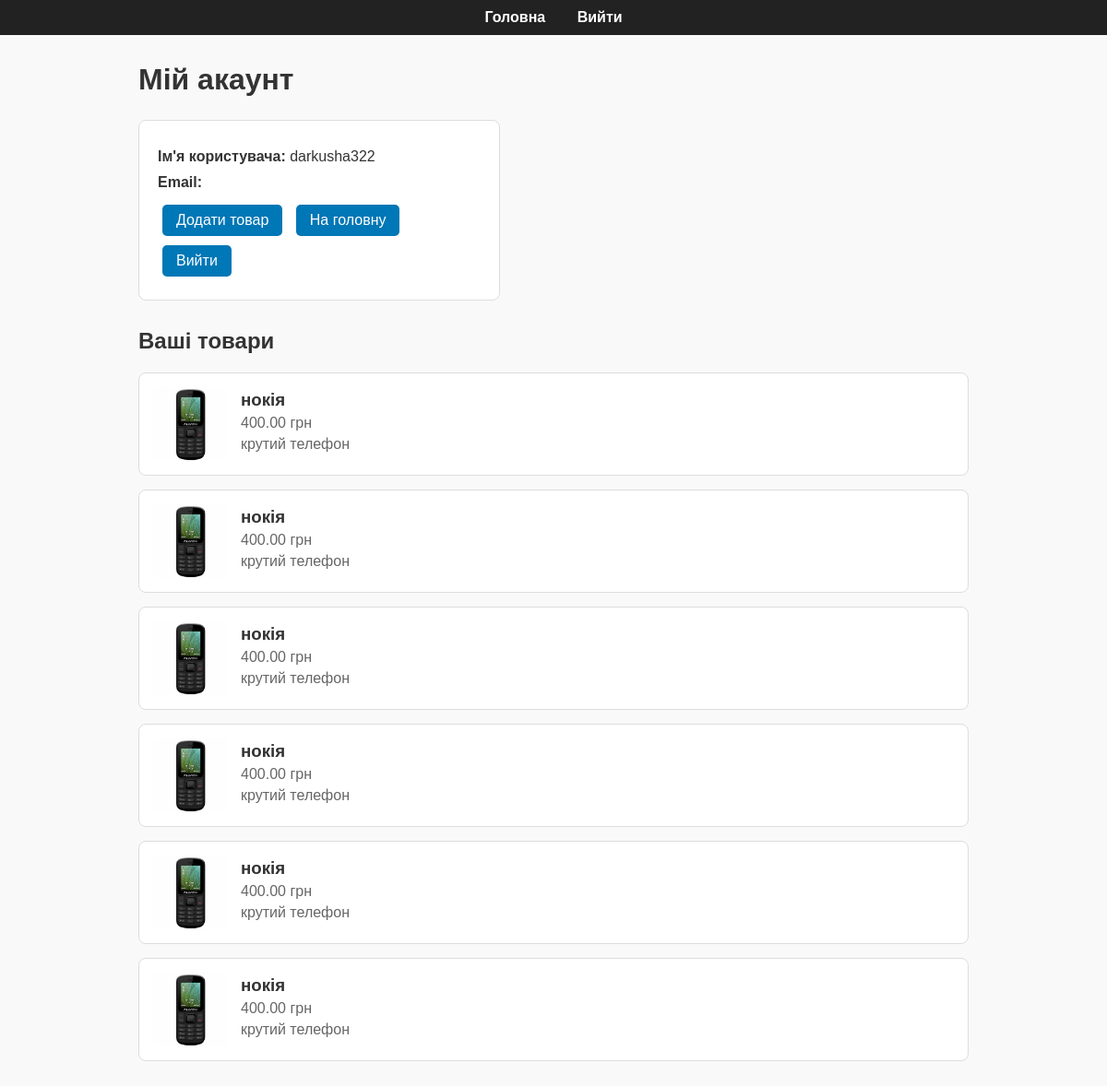
Screenshot of /store/profile/darkusha322 (signed in) with the database file from the repository.
### app_online_store/models.py (models this page shows, shortened)
class Product(models.Model):
    name = models.CharField(max_length=20)
    slug = models.SlugField(unique=True,blank=True)
    price =  models.DecimalField(max_digits=10,decimal_places=2)
    photograph = models.ImageField(upload_to="photograph/",blank=True,null=True,default="photograph/telephon.jpg")
    description = models.TextField(blank=True, null=True)
    creation_date = models.DateTimeField(auto_now_add=True)
    user = models.ForeignKey(User, on_delete=models.CASCADE)

### app_online_store/views.py (the view)
# urls.py: path('profile/<str:username>',views.profile,name ='profile' )
@login_required
def profile(request,username):
    user = User.objects.get(username=username)
    products = models.Product.objects.filter(user_id=request.user)
    return render(request,'profile/profile.html',{'user':user,'products':products})

### app_online_store/templates/profile/profile.html (shortened to what this page needs)
<!DOCTYPE html>
<html lang="uk">
<head>
</head>
<body>
    <nav>
        <a href="{% url 'store:home' %}">Головна</a>
        {% if user.is_authenticated %}
            <a href="{% url 'store:logout_user' %}">Вийти</a>
        {% else %}
            <a href="{% url 'store:login_user' %}">Увійти</a>
            <a href="{% url 'store:register_user' %}">Реєстрація</a>
        {% endif %}
    </nav>
    <div class="container">
        <h1>Мій акаунт</h1>
        {% if user.is_authenticated %}
            <div class="account-box">
                <p><strong>Ім'я користувача:</strong> {{ user.username }}</p>
                <p><strong>Email:</strong> {{ user.email }}</p>
                <div>
                    <a href="{% url 'store:add_product' %}" class="btn">Додати товар</a>
                    <a href="{% url 'store:home' %}" class="btn">На головну</a>
                    <a href="{% url 'store:logout_user' %}" class="btn">Вийти</a>
                </div>
            </div>
            <div class="products">
                <h2>Ваші товари</h2>
                {% if products %}
                    {% for product in products %}
                <a href="{% url 'store:product_detail' product.slug %}" class="product-link">
                        <div class="product">
                            <img src="{{ product.photograph.url }}" alt="{{ product.name }}">
                            <div class="product-info">
                                <h3>{{ product.name }}</h3>
                                <p>{{ product.price }} грн</p>
                                <p>{{ product.description|truncatewords:12 }}</p>
                            </div>
                        </div>
                </a>
                    {% endfor %}
                {% else %}
                    <p>У вас ще немає доданих товарів.</p>
                {% endif %}
            </div>
        {% else %}
            <p class="center">Ви не увійшли в систему.</p>
        {% endif %}
    </div>
</body>
</html>

### app_online_store/templates/profile/profile.html (style rules this page uses)
body { font-family: Arial, sans-serif; margin: 0; background-color: #f9f9f9; color: #333; }
nav { background-color: #222; padding: 10px; text-align: center; }
nav a { color: #fff; text-decoration: none; margin: 0 15px; font-weight: bold; }
.container { width: 90%; max-width: 900px; margin: 30px auto; }
h1 { text-align: left; margin-bottom: 25px; }
.account-box { background: #fff; padding: 20px; border-radius: 8px; border: 1px solid #ddd; width: 350px; margin-left: 0; }
.account-box p { font-size: 16px; margin: 10px 0; }
.btn { display: inline-block; padding: 8px 15px; background-color: #0077b6; color: #fff; text-decoration: none; border-radius: 5px; margin: 5px; }
.products { margin-top: 30px; }
.product { background: #fff; border: 1px solid #ddd; border-radius: 8px; padding: 15px; margin-bottom: 15px; display: flex; align-items: center; gap: 15px; }
.product img { width: 80px; height: 80px; object-fit: cover; border-radius: 5px; }
.product-link { text-decoration: none; color: inherit; display: block; }
.product-info h3 { margin: 0; }
.product-info p { margin: 5px 0; color: #666; }

### rows the page displays
Product: photograph (picture), name "нокія", price "400.00", description "крутий телефон"
Product: photograph (picture), name "нокія", price "400.00", description "крутий телефон"
Product: photograph (picture), name "нокія", price "400.00", description "крутий телефон"
Product: photograph (picture), name "нокія", price "400.00", description "крутий телефон"
Product: photograph (picture), name "нокія", price "400.00", description "крутий телефон"
Product: photograph (picture), name "нокія", price "400.00", description "крутий телефон"

### other values shown
{{ user.username }} "darkusha322"
